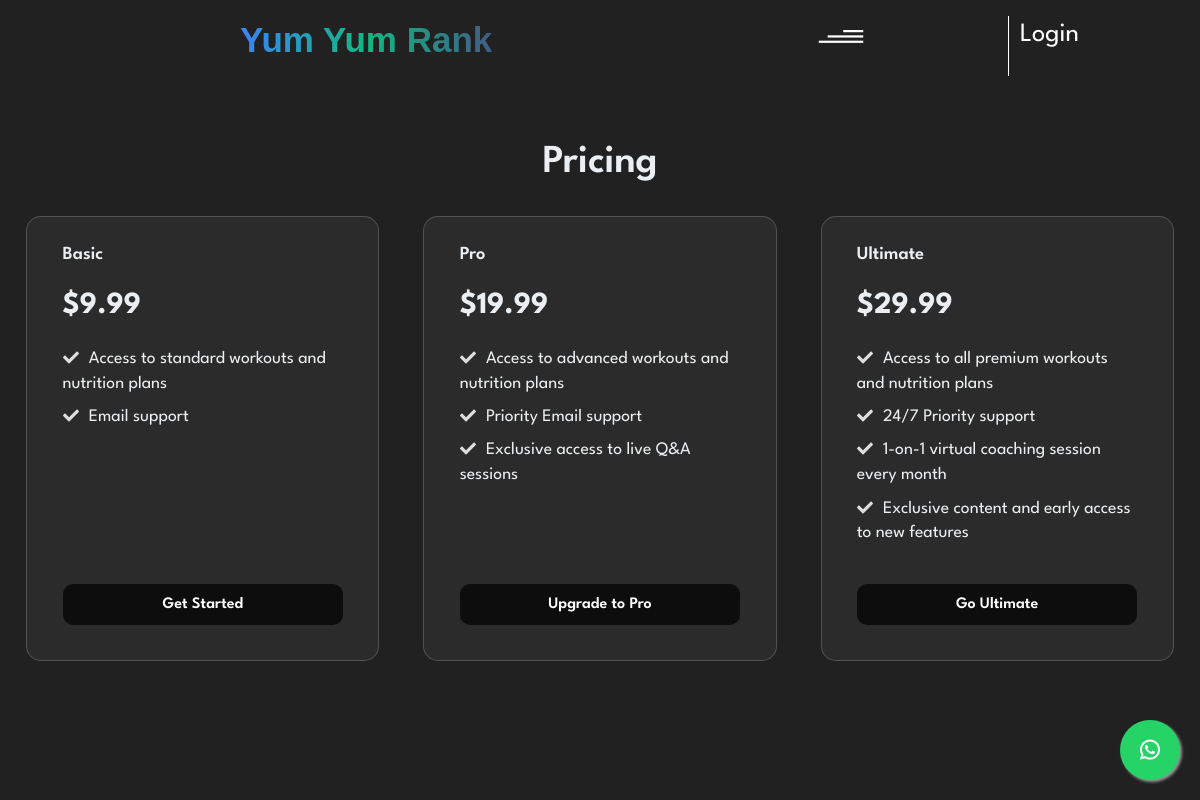
The app's page /client/price-page/index.php with its own data.
### tables this page shows
CREATE TABLE `pricingplans` (
  `PlanID` int(11) NOT NULL,
  `PlanName` varchar(50) NOT NULL,
  `Price` decimal(5,2) NOT NULL,
  `Features` text NOT NULL,
  `CTA_Text` varchar(50) NOT NULL,
  `PlanOrder` int(11) DEFAULT NULL
);

### client/price-page/index.php (the view, shortened to what this page needs)
<!DOCTYPE html>
<html lang="en">
<head>
  <link rel="stylesheet" href="style.css">
</head>
<body>
  <?php include "./header.php" ?>
  <main class="main flow">
    <h1 class="main__heading">Pricing</h1>
    <div class="main__cards cards">
      <div class="cards__inner">
        <?php
        include 'connection.php';
        $sql = "SELECT PlanName, Price, Features, CTA_Text FROM PricingPlans ORDER BY PlanOrder";
        $result = $conn->query($sql);
        if ($result->num_rows > 0) {
          while ($row = $result->fetch_assoc()) {
            $features = explode(',', $row['Features']);
            ?>
            <div class="cards__card card">
              <h2 class="card__heading"><?= $row['PlanName'] ?></h2>
              <p class="card__price">$<?= $row['Price'] ?></p>
              <ul role="list" class="card__bullets flow">
                <?php foreach ($features as $feature): ?>
                  <li><?= $feature ?></li>
                <?php endforeach; ?>
              </ul>
              <a href="#<?= strtolower($row['PlanName']) ?>" class="card__cta cta"><?= $row['CTA_Text'] ?></a>
            </div>
            <?php
          }
        } else {
          echo "No plans available.";
        }
        ?>
      </div>
    </div>
  </main>
</body>
</html>

### client/price-page/header.php (shortened to what this page needs)
<?php
function isLoggedIn()
{
    return isset($_SESSION['user_id']);
}
$user_image = '';
?>
<link href="https://cdn.jsdelivr.net/npm/remixicon@4.3.0/fonts/remixicon.css" rel="stylesheet" />
<nav class="menu1">
<h2><a class="logo" href="http://localhost/MiniProject(Aman)/client/home/index.php">Yum Yum Rank</a></h2>
    <svg style="
    margin-top: 6px;
    height:100px;
" class="svg-line" height="90" width="50">
        <line x1="0" y1="40" x2="0" y2="500" stroke="white" stroke-width="2" />
    </svg>
    <?php if (isLoggedIn()): ?>
        <div class="profile-container">
            <img src="<?php echo htmlspecialchars($user_image); ?>" alt="Profile Picture" class="profile-picture"
                onclick="toggleDropdown()">
            <div class="profile-dropdown" id="profileDropdown">
                <a href="../user-profile/user.php"><i class="ri-user-line"></i>My Profile</a>
                <a href="?logout=1"><i class="ri-logout-box-line"></i>Logout</a>
            </div>
        </div>
    <?php else: ?>
        <a href="http://localhost/MiniProject(Aman)/Login/login.php">Login</a>
    <?php endif; ?>
</nav>
<a href="https://wa.me/9737717176" class="whatsapp-button" target="_blank" rel="noopener noreferrer">
    <i class="ri-whatsapp-line" style="font-size: 24px; color: #ffffff;"></i>
</a>

### client/price-page/style.css (style rules this page uses)
*, *::after, *::before { box-sizing: border-box; margin: 0; padding: 0; }
html, body { height: 100%; min-height: 100vh; }
body { display: grid; place-items: center; font-family: "League Spartan", system-ui, sans-serif; font-size: 1.1rem; line-height: 1.2; background-color: #212121; color: #ddd; overflow: hidden; }
ul { list-style: none; }
.main { max-width: 75rem; padding: 3em 1.5em; }
.main__heading { font-weight: 600; font-size: 2.25em; margin-bottom: 0.75em; text-align: center; color: #eceff1; }
.cards { position: relative; }
.cards__inner { display: flex; flex-wrap: wrap; gap: 2.5em; }
.card { --flow-space: 0.5em; --hsl: var(--hue), var(--saturation), var(--lightness); flex: 1 1 14rem; padding: 1.5em 2em; display: grid; grid-template-rows: auto auto auto 1fr; align-items: start; gap: 1.25em; color: #eceff1; background-color: #2b2b2b; border: 1px solid #eceff133; border-radius: 15px; }
.card:nth-child(1) { --hue: 165; --saturation: 82.26%; --lightness: 51.37%; }
.card:nth-child(2) { --hue: 291.34; --saturation: 95.9%; --lightness: 61.76%; }
.card:nth-child(3) { --hue: 338.69; --saturation: 100%; --lightness: 48.04%; }
.card__bullets { line-height: 1.4; }
.card__bullets li::before { display: inline-block; transform: translatey(0.25ch); margin-right: 1ch; }
.card__heading { font-size: 1.05em; font-weight: 600; }
.card__price { font-size: 1.75em; font-weight: 700; }
.flow>*+* { margin-top: var(--flow-space, 1.25em); }
.cta { display: block; align-self: end; margin: 1em 0 0.5em 0; text-align: center; text-decoration: none; color: #fff; background-color: #0d0d0d; padding: 0.7em; border-radius: 10px; font-size: 1rem; font-weight: 600; }
:not(.overlay)>.card { transition: 400ms background ease; will-change: background; }
li { user-select: none; }

### client/price-page/header.php (style rules this page uses)
.logo { font-family: 'Poppins', sans-serif; font-weight: 700; font-size: 35px; text-align: center; background: linear-gradient(90deg, #3B82F6, #10B981, #405d86); -webkit-background-clip: text; -webkit-text-fill-color: transparent; background-clip: text; color: transparent; margin: 0; padding: 20px 0; }
.menu1 { width: 100vw; height: 10vh; margin-top: 0; display: flex; align-items: center; justify-content: space-between; position: sticky; background-color: rgb(33, 33, 33); position: absolute; top: 0%; }
.whatsapp-button { text-decoration: none; }
.menu1 h2 { font-size: 2em; margin-left: 20%; }
.menu1 svg { margin-right: 19em; cursor: pointer; }
.svg-line { position: absolute; top: -30px; left: 84%; }
.menu1>a { position: absolute; top: 20px; left: 85%; text-decoration: none; color: #fff; font-size: 1.5em; }
.hamburger-icon { overflow: visible; }
.whatsapp-button { position: fixed; bottom: 20px; right: 20px; background-color: #25D366; color: #ffffff; border-radius: 50%; text-align: center; font-size: 30px; box-shadow: 2px 2px 3px #999; z-index: 100; display: flex; align-items: center; justify-content: center; width: 60px; height: 60px; transition: all 0.3s ease; animation: pulse 2s infinite; }

### records on screen
pricingplans: PlanName "Basic", Price "9.99", Features "Access to standard workouts and nutrition plans", Features "Email support", CTA_Text "Get Started"
pricingplans: PlanName "Pro", Price "19.99", Features "Access to advanced workouts and nutrition plans", Features "Priority Email support", Features "Exclusive access to live Q&A sessions", CTA_Text "Upgrade to Pro"
pricingplans: PlanName "Ultimate", Price "29.99", Features "Access to all premium workouts and nutrition plans", Features "24/7 Priority support", Features "1-on-1 virtual coaching session every month", Features "Exclusive content and early access to new features", CTA_Text "Go Ultimate"
